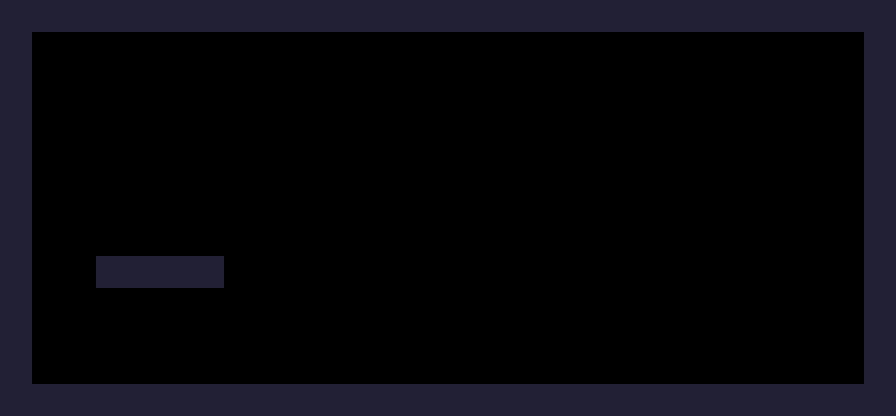

Tiled map render using the project's own tile images. Description and the whole map definition, tile-layer contents included, below:
An orthogonal 28x13 tile map with 32x32 px tiles, 1 tile layer (border) and 1 object (player_spawn).

<map version="1.2" tiledversion="1.3.2" orientation="orthogonal" renderorder="left-down" compressionlevel="0" width="28" height="13" tilewidth="32" tileheight="32" infinite="0" nextlayerid="5" nextobjectid="3">
 <editorsettings>
  <chunksize width="32" height="32" />
  <export target="map2.lua" format="lua" />
 </editorsettings>
 <tileset firstgid="1" source="environment_base.tsx" />
 <layer id="1" name="border" width="28" height="13">
  <properties>
   <property name="collidable" type="bool" value="true" />
  </properties>
  <data encoding="csv">
42,42,42,42,42,42,42,42,42,42,42,42,42,42,42,42,42,42,42,42,42,42,42,42,42,42,42,42,
42,0,0,0,0,0,0,0,0,0,0,0,0,0,0,0,0,0,0,0,0,0,0,0,0,0,0,42,
42,0,0,0,0,0,0,0,0,0,0,0,0,0,0,0,0,0,0,0,0,0,0,0,0,0,0,42,
42,0,0,0,0,0,0,0,0,0,0,0,0,0,0,0,0,0,0,0,0,0,0,0,0,0,0,42,
42,0,0,0,0,0,0,0,0,0,0,0,0,0,0,0,0,0,0,0,0,0,0,0,0,0,0,42,
42,0,0,0,0,0,0,0,0,0,0,0,0,0,0,0,0,0,0,0,0,0,0,0,0,0,0,42,
42,0,0,0,0,0,0,0,0,0,0,0,0,0,0,0,0,0,0,0,0,0,0,0,0,0,0,42,
42,0,0,0,0,0,0,0,0,0,0,0,0,0,0,0,0,0,0,0,0,0,0,0,0,0,0,42,
42,0,0,42,42,42,42,0,0,0,0,0,0,0,0,0,0,0,0,0,0,0,0,0,0,0,0,42,
42,0,0,0,0,0,0,0,0,0,0,0,0,0,0,0,0,0,0,0,0,0,0,0,0,0,0,42,
42,0,0,0,0,0,0,0,0,0,0,0,0,0,0,0,0,0,0,0,0,0,0,0,0,0,0,42,
42,0,0,0,0,0,0,0,0,0,0,0,0,0,0,0,0,0,0,0,0,0,0,0,0,0,0,42,
42,42,42,42,42,42,42,42,42,42,42,42,42,42,42,42,42,42,42,42,42,42,42,42,42,42,42,42
</data>
 </layer>
 <objectgroup id="4" name="player" />
 <objectgroup id="2" name="zones">
  <object id="1" name="player_spawn" x="66" y="131" width="30" height="29" />
 </objectgroup>
</map>
